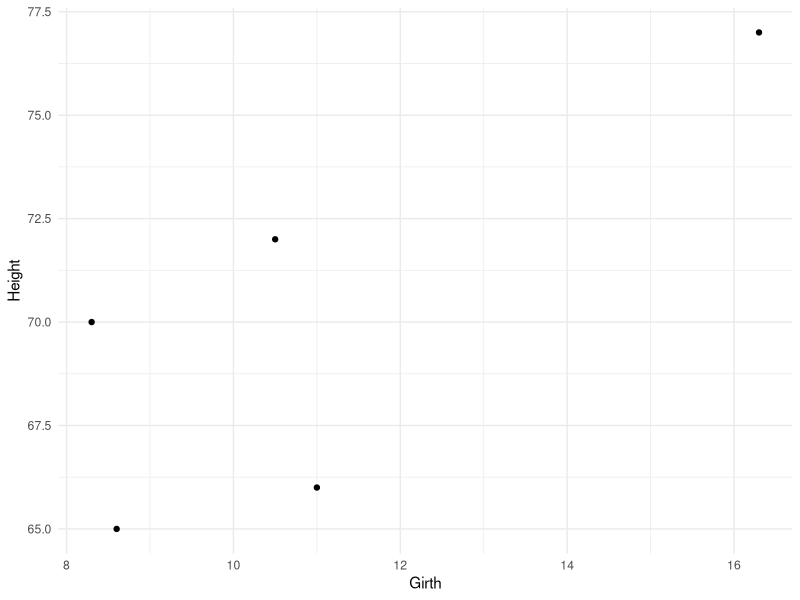
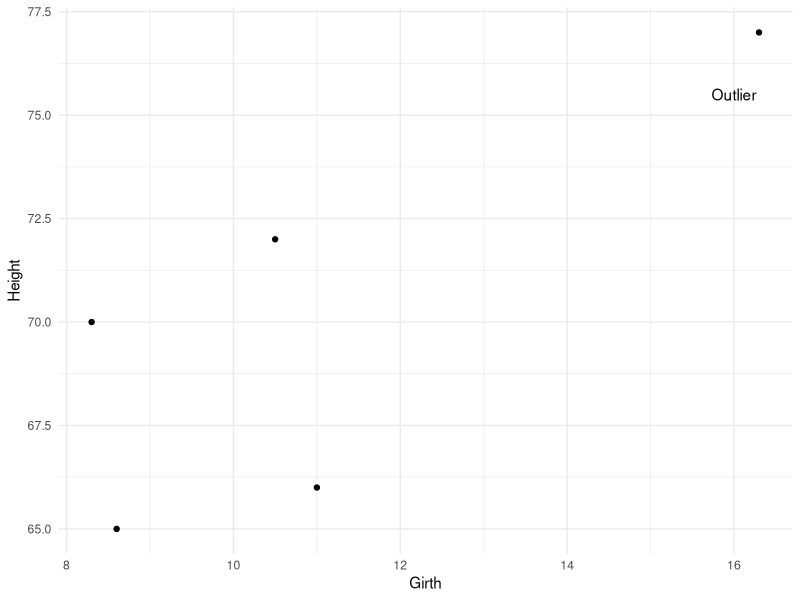
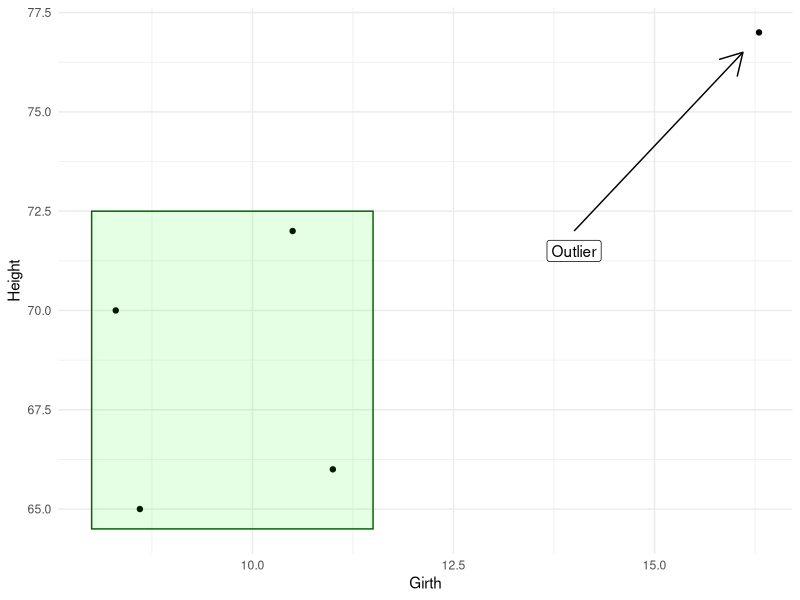

The R script that drew these images, in order:
library(tidyverse)
theme_set(theme_minimal())

set.seed(1)
t <- slice_sample(trees, n = 5)

p <- ggplot(t, aes(x = Girth, y = Height)) + 
  geom_point()
p

p + annotate(geom = "text",
             x = 16,
             y = 75.5,
             label = "Outlier")

p + annotate(geom = "label",
             x = 14, 
             y = 71.5, 
             label = "Outlier") +
  annotate(geom = "segment",
           x = 14, 
           y = 72, 
           xend = 16.1, 
           yend = 76.5,
           arrow = arrow()) +
  annotate(geom = "rect",
           xmin = 8,
           xmax = 11.5, 
           ymin = 64.5, 
           ymax = 72.5,
           alpha = .1,
           color = "darkgreen", 
           fill = "green")





